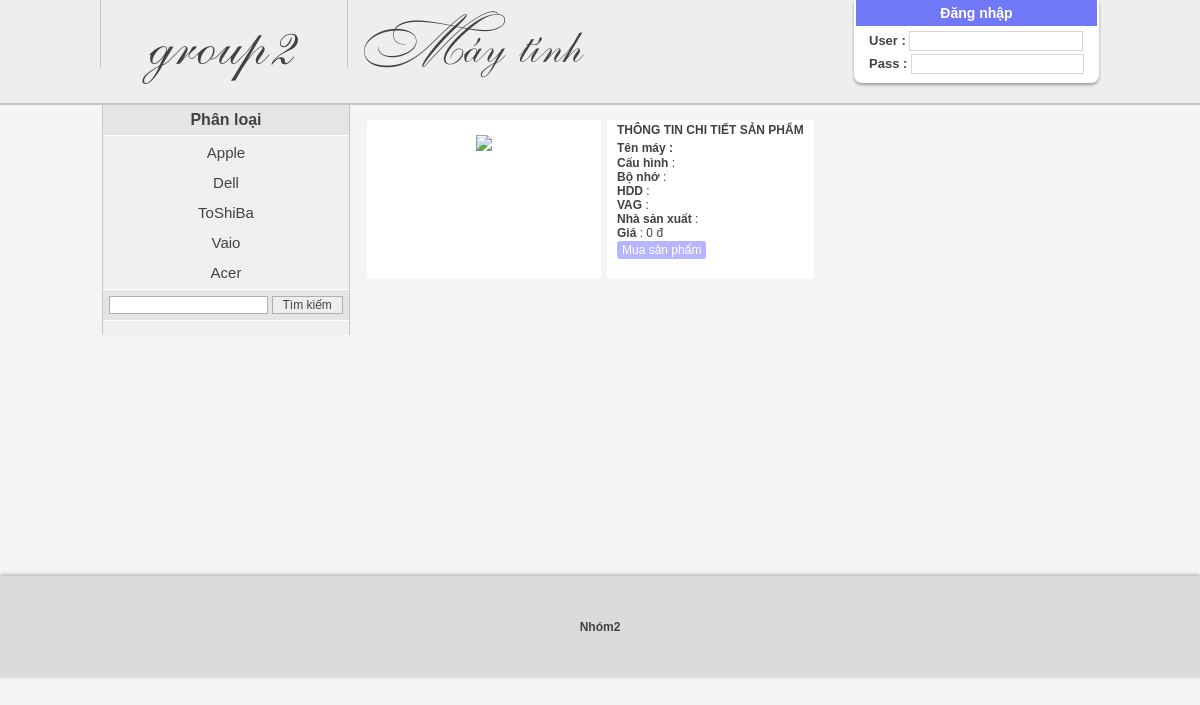
Page /Assignment_gd1/nhom2/details.php on the committed database.
### tables this page shows
CREATE TABLE IF NOT EXISTS `loai` (
  `p_loai` int(11) NOT NULL AUTO_INCREMENT,
  `l_name` varchar(100) NOT NULL,
  PRIMARY KEY (`p_loai`)
);

### Assignment_gd1/nhom2/details.php (the view, shortened to what this page needs)
<!DOCTYPE HTML>
<head>
</head>
<body>
<?php include'head.php';?>
<div id="body">
<table>
    <tr>
    <td>
    <div id="left">
        <a href="product.php"><div class="l_tt">Phân loại</div></a>
        <div class="l_ct">
            <ul>
                <?php
                    $sql_loai=mysql_query('select * from loai');
                    while($r_loai=mysql_fetch_assoc($sql_loai)){
                        echo '<li><a kind="'.$r_loai['l_name'].'" href="#">'.$r_loai['l_name'].'</a></li>';
                    }
                ?>
            </ul>
        </div>
        <div class="l_tt" style="border-top: #fff solid 1px;">
            <form>
                <input class="s_name" type="text" placeholder="" />
                <input class="s_gui" type="submit" value="Tìm kiếm"/>
            </form>
        </div>
		<br>
    </div>
    <div id="right">
        <?php
                $sql_sp=mysql_query('select * from product p join loai l on p.p_loai=l.p_loai where p_id="'.$_GET['p_id'].'"');
                $r_sp=mysql_fetch_assoc($sql_sp);
                    echo'
                    <div class="sp1" prod="'.$r_sp['p_id'].'" style="border:none;float:left;height:159px;">
                      <div>
                        <div class="sp1_img" style="margin-top:15px;"><img src="img/prod/'.$r_sp['p_img'].'"/></div>
                      </div>
                    </div>
                    <div class="sp2" style="margin-left: 245px;background: #fff;padding: 0px 10px 0px;margin-top: 5px;height: 159px;">
                            <p class="nd_tt"><b>THÔNG TIN CHI TIẾT SẢN PHẨM</b></p>
                            <p class="nd_tt"><b>Tên máy : '.$r_sp['p_name'].'</b></p>
                            <p class="nd_ct">
                                <b>Cấu hình</b> : '.$r_sp['p_cauhinh'].'<br />
                                <b>Bộ nhớ</b> : '.$r_sp['p_ram'].'<br />
                                <b>HDD</b> : '.$r_sp['p_hdd'].'<br />
                                <b>VAG</b> : '.$r_sp['p_vga'].'<br />
                                <b>Nhà sản xuất</b> : '.$r_sp['l_name'].'<br />
                                <b>Giá</b> : '.number_format($r_sp['p_gia'],0,'','.').' đ
                            </p>
                            <p class="phanloai_sp_"><a href="javascript:void();" class="sp2_mua">Mua sản phẩm</a></p>
                        </div>
                    ';
            ?>
    </div>
</td>
    </tr>
</table>
</div>
<div id="end">Nhóm2</div>
</body>
</html>

### Assignment_gd1/nhom2/css/style_p.css (style rules this page uses)
* { padding:0px;margin:0px;color:#424242;font-size:12px;font-family: arial; }
a { text-decoration: none; }
ul { list-style:none; }
body { background-color:#f4f4f4; }
#body { width:1000px;margin:-2px auto;min-height:467px; }
#left { width:246px;background:#efefef;border-left:#c5c5c5 solid 1px;border-right:#c5c5c5 solid 1px;float: left; }
.l_tt { height:30px;background:#e5e5e5;border-bottom:#fff solid 1px;line-height:30px;text-align: center;font-size: 16px;font-weight: bold; }
.l_ct ul li a { text-align: center;display: block;font-size: 15px;margin: 3px;padding: 4px;border:#efefef solid 1px; }
#right { margin-left: 260px;padding-top: 10px; }
.sp1 { height:198px;width:234px;background:#fff;float:left;border:#ddd solid 3px;margin-left:5px;margin-top:5px;position:relative; }
.sp1_img { margin-top: 24px;height: 150px;overflow: hidden;text-align:center; }
.sp1_img img { max-width:220px;max-height:135px; }
.nd_tt { font-size:16px;text-align:center; }
.nd_ct { text-align:center; }
.s_name { padding: 1px;border: #AFAFAF solid 1px; }
.s_gui { padding:1px 10px;border: #AFAFAF solid 1px;cursor:pointer;background:#eee; }
#end { height: 100px;font-weight: bold;text-align: center;background: #DADADA;width: 100%;line-height: 100px;margin-top: 8px;border-top: #DFDFDF solid 1px;box-shadow: 0px -1px 4px #A7A7A7; }

### Assignment_gd1/nhom2/details.php (style rules this page uses)
.nd_tt,.nd_ct { text-align:left!important; }
.phanloai_sp_ { margin-top:3px; }
.phanloai_sp_ a { background:rgb(182, 182, 255);padding:2px 5px;border-radius:3px;color:#fff;margin-top:2px; }
.sp1,.sp2 { border-radius:3px; }

### rows in the picture
loai: l_name "Apple"
loai: l_name "Dell"
loai: l_name "ToShiBa"
loai: l_name "Vaio"
loai: l_name "Acer"

### other values in the picture
$r_sp['p_gia'] "0"
